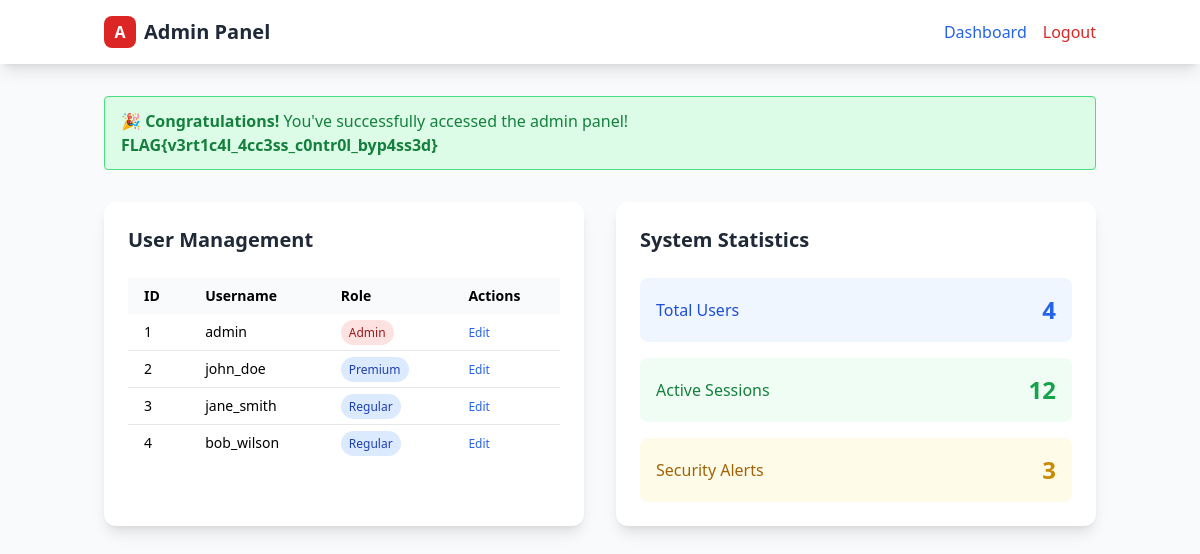
/admin.php (signed in), run on the app's committed database.
### tables this page shows
CREATE TABLE users (
    id INT PRIMARY KEY AUTO_INCREMENT,
    username VARCHAR(50) UNIQUE NOT NULL,
    email VARCHAR(100) NOT NULL,
    password VARCHAR(255) NOT NULL,
    role ENUM('admin', 'premium', 'regular') DEFAULT 'regular',
    created_at TIMESTAMP DEFAULT CURRENT_TIMESTAMP
);

### admin.php (the view, shortened to what this page needs)
<?php
require_once 'includes/config.php';
    ?>
    <?php
$all_users = $pdo->query("SELECT * FROM users")->fetchAll(PDO::FETCH_ASSOC);
?>
<!DOCTYPE html>
<html lang="en">
<head>
    <script src="https://cdn.tailwindcss.com"></script>
</head>
<body class="bg-gray-50 min-h-screen">
    <nav class="bg-white shadow-lg">
        <div class="container mx-auto px-4">
            <div class="flex justify-between items-center py-4">
                <div class="flex items-center space-x-2">
                    <div class="w-8 h-8 bg-red-600 rounded-lg flex items-center justify-center">
                        <span class="text-white font-bold">A</span>
                    </div>
                    <h1 class="text-xl font-bold text-gray-800">Admin Panel</h1>
                </div>
                <div class="flex items-center space-x-4">
                    <a href="dashboard.php" class="text-blue-600 hover:text-blue-800">Dashboard</a>
                    <a href="logout.php" class="text-red-600 hover:text-red-800">Logout</a>
                </div>
            </div>
        </div>
    </nav>
    <div class="container mx-auto px-4 py-8">
        <div class="bg-green-100 border border-green-400 text-green-700 px-4 py-3 rounded mb-8">
            <strong>🎉 Congratulations!</strong> You've successfully accessed the admin panel!<br>
            <strong>FLAG{v3rt1c4l_4cc3ss_c0ntr0l_byp4ss3d}</strong>
        </div>
        <div class="grid md:grid-cols-2 gap-8">
            <div class="bg-white rounded-xl shadow-lg p-6">
                <h3 class="text-xl font-bold text-gray-800 mb-6">User Management</h3>
                <div class="overflow-x-auto">
                    <table class="w-full table-auto">
                        <thead>
                            <tr class="bg-gray-50">
                                <th class="px-4 py-2 text-left text-sm font-semibold">ID</th>
                                <th class="px-4 py-2 text-left text-sm font-semibold">Username</th>
                                <th class="px-4 py-2 text-left text-sm font-semibold">Role</th>
                                <th class="px-4 py-2 text-left text-sm font-semibold">Actions</th>
                            </tr>
                        </thead>
                        <tbody class="divide-y divide-gray-200">
                            <?php foreach ($all_users as $user): ?>
                            <tr>
                                <td class="px-4 py-2 text-sm"><?php echo $user['id']; ?></td>
                                <td class="px-4 py-2 text-sm"><?php echo htmlspecialchars($user['username']); ?></td>
                                <td class="px-4 py-2 text-sm">
                                    <span class="px-2 py-1 rounded-full text-xs <?php echo $user['role'] === 'admin' ? 'bg-red-100 text-red-800' : 'bg-blue-100 text-blue-800'; ?>">
                                        <?php echo ucfirst($user['role']); ?>
                                    </span>
                                </td>
                                <td class="px-4 py-2 text-sm">
                                    <button class="text-blue-600 hover:text-blue-800 text-xs">Edit</button>
                                </td>
                            </tr>
                            <?php endforeach; ?>
                        </tbody>
                    </table>
                </div>
            </div>
            <div class="bg-white rounded-xl shadow-lg p-6">
                <h3 class="text-xl font-bold text-gray-800 mb-6">System Statistics</h3>
                <div class="space-y-4">
                    <div class="flex justify-between items-center p-4 bg-blue-50 rounded-lg">
                        <span class="text-blue-700 font-medium">Total Users</span>
                        <span class="text-2xl font-bold text-blue-600"><?php echo count($all_users); ?></span>
                    </div>
                    <div class="flex justify-between items-center p-4 bg-green-50 rounded-lg">
                        <span class="text-green-700 font-medium">Active Sessions</span>
                        <span class="text-2xl font-bold text-green-600">12</span>
                    </div>
                    <div class="flex justify-between items-center p-4 bg-yellow-50 rounded-lg">
                        <span class="text-yellow-700 font-medium">Security Alerts</span>
                        <span class="text-2xl font-bold text-yellow-600">3</span>
                    </div>
                </div>
            </div>
        </div>
    </div>
</body>
</html>

### data on the page
users: id "1", username "admin", role "Admin"
users: id "2", username "john_doe", role "Premium"
users: id "3", username "jane_smith", role "Regular"
users: id "4", username "bob_wilson", role "Regular"

### other printed values
count($all_users) "4"
